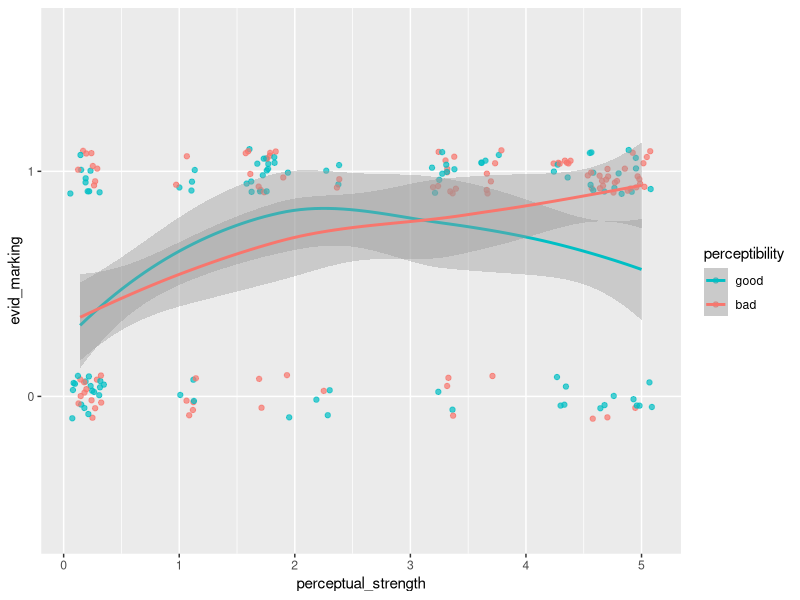
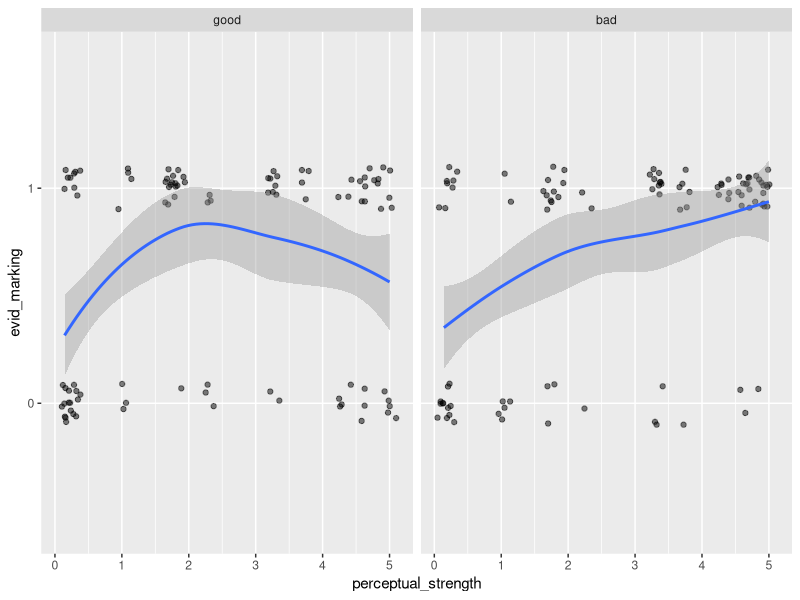
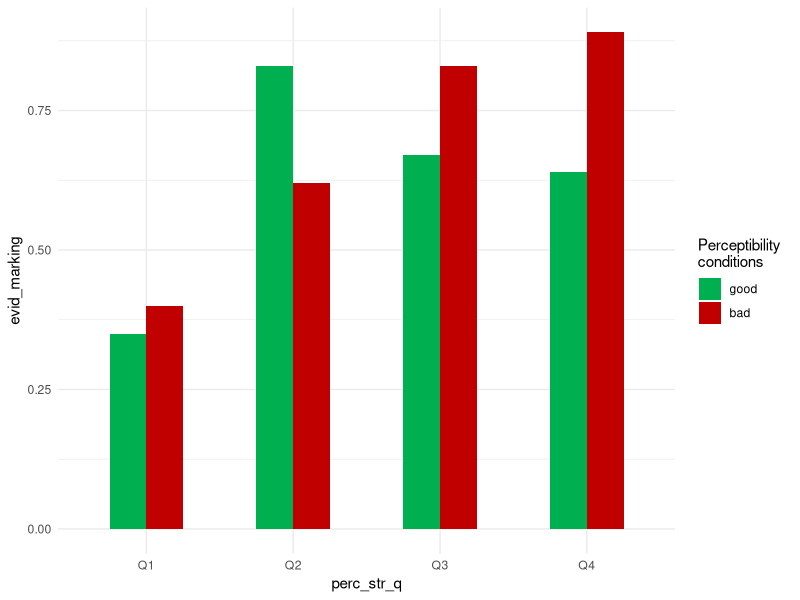

The R source for these figures, in order:
## ---- chunk 1
library(lmerTest)
library(ggplot2)
library(ordinal)
library(tidyverse)
library(broom)
## ---- chunk 2
read_csv("EvidentialConfidenceSpeaker.csv") -> rawdata

rawdata <- rawdata %>% 
  rename(timestamp = Timestamp,
         ProlificID = "Enter your Prolific ID.",
         birthmonth = "Select your birth month.")

data <- rawdata %>% 
  pivot_longer(!timestamp:birthmonth, names_to = "context", values_to = "response",
               values_drop_na = TRUE)

#Identify lists
data <- data %>% 
  mutate(list = case_when(birthmonth == "January" | birthmonth =="July" ~ 1,
                          birthmonth == "February" | birthmonth =="August" ~ 2,
                          birthmonth == "March" | birthmonth =="September" ~ 3,
                          birthmonth == "April" | birthmonth =="October" ~ 4,
                          birthmonth == "May" | birthmonth =="November" ~ 5,
                          birthmonth == "June" | birthmonth =="December" ~ 6,
                          ))

#Identify conditions
data <- data %>% 
  separate(context,into = c("sense","perceptibility","property"),sep="_") %>% 
  separate(property, into = c("property"),sep="[.]")

data <- data %>% mutate(participant = match(ProlificID, unique(ProlificID)))

data <- data %>% select(!timestamp:birthmonth)

data %>% mutate_if(is.character,str_replace_all,pattern="mix",replacement="filler") %>% 
  mutate_if(is.character,str_replace_all,pattern="smell",replacement="filler") %>%
  mutate_if(is.character,str_replace_all,pattern="sign",replacement="filler") -> data

data %>% group_by(list) %>% tally(n()/12)

data %>% group_by(sense,perceptibility) %>% tally()

#Identify response types
data <- data %>% 
  mutate(response_type = if_else(
    str_detect(string=response, pattern="It's"),"bare","evidential"))

data %>% group_by(sense,response_type) %>% tally()
data %>% group_by(perceptibility,response_type) %>% tally()

cleandata <- data %>% 
  select(participant,sense,perceptibility,property,response_type) %>% 
  filter(sense!="filler") %>% 
  mutate(response_type=factor(response_type, levels=c("bare","evidential")),
         perceptibility=factor(perceptibility, levels=c("good","bad")),
         sense=factor(sense))


## ---- chunk 3
read_csv("AdjMod.csv") -> AdjMod
AdjMod  %>%  
  select(Property,VisualStrengthMean,AuditoryStrengthMean,HapticStrengthMean) %>% 
  rename(property=Property,
         VisStr=VisualStrengthMean,
         AudStr=AuditoryStrengthMean,
         HapStr=HapticStrengthMean)-> AdjMod

left_join(cleandata,AdjMod,by="property") -> cleandata

#Match modality strength to evidence type
cleandata %>% 
  mutate(perceptual_strength = case_when(
    sense == "auditory" ~ AudStr,
    sense == "haptic" ~ HapStr,
    sense == "visual" ~ VisStr)) -> cleandata

cleandata %>% select(sense,VisStr:perceptual_strength)

#Standardize & square modality strength
cleandata <- cleandata %>% 
  mutate(perc_str_c = perceptual_strength-mean(perceptual_strength)) %>% 
  mutate(perc_str_z = perc_str_c / sd(perc_str_c)) %>% 
  mutate(perc_str_zsq = perc_str_z^2)

#Responses into 1 & 0
cleandata <- cleandata %>% 
  select(!VisStr:HapStr) %>% 
  mutate(evid_marking = if_else(response_type=="evidential",1,0)) %>% 
  mutate(evid_marking = as.integer(evid_marking),
         response_type = as.factor(response_type))
## ---- chunk 4
cleandata %>% 
  group_by(sense,perceptibility) %>% 
  summarize("p(marking)"=round(mean(evid_marking),2)) %>%
  ungroup()

#Perceptual strength by quadrants
quantile(cleandata$perceptual_strength)

cleandata <- cleandata %>% 
  mutate(perc_str_q = case_when(perceptual_strength >= 
                                    quantile(perceptual_strength)[4]~ "Q4",
                                  perceptual_strength >= 
                                    quantile(perceptual_strength)[3] &
                                    perceptual_strength < 
                                    quantile(perceptual_strength)[4]~ "Q3",
                                  perceptual_strength >= 
                                    quantile(perceptual_strength)[2] &
                                    perceptual_strength < 
                                    quantile(perceptual_strength)[3]~ "Q2",
                                  perceptual_strength < 
                                    quantile(perceptual_strength)[2]~ "Q1")) 

cleandata %>% 
  group_by(perceptibility,perc_str_q) %>%
  summarize("p(marking)"=round(mean(evid_marking),2),n=n()) %>% 
  ungroup()
## ---- chunk 5
#Scatter plots
cleandata %>% 
  ggplot(aes(x=perceptual_strength, y=evid_marking, color=perceptibility))+
  scale_color_manual(values=c("#00BFC4","#F8766D"))+
  geom_point(position = position_jitter(height=0.1, width=0.1), alpha=0.7)+
  scale_y_discrete(limits=c(1,0))+
  geom_smooth()

cleandata %>% 
  ggplot(aes(x=perceptual_strength, y=evid_marking))+
  geom_point(position = position_jitter(height=0.1, width=0.1), alpha=0.5)+
  scale_y_discrete(limits=c(1,0))+
  facet_grid(~ perceptibility)+
  geom_smooth()

#Barplot by quadrant
cleandata %>% 
  group_by(perceptibility,perc_str_q) %>%
  summarize(evid_marking=round(mean(evid_marking),2),n=n()) %>% 
  ungroup()%>%  
  ggplot(aes(x=perc_str_q,y=evid_marking, fill=perceptibility))+
  geom_col(position="dodge",width=.5)+
  scale_fill_manual(values=c("#00B050","#C00000"),name="Perceptibility 
conditions") +
  theme_minimal()

## ---- chunk 6
#dummy coding: bare utterance & good perceptibility as baseline
levels(cleandata$response_type)
contrasts(cleandata$response_type)

levels(cleandata$perceptibility)
contrasts(cleandata$perceptibility)

#sum / effect coding: visual as reference
levels(cleandata$sense)
contrasts(cleandata$sense) <- contr.sum(3)

#model w/ polynomial
speaker1 <- glmer(response_type ~ perc_str_z + perc_str_zsq + perceptibility + sense +
                    perceptibility:perc_str_z + perceptibility:perc_str_zsq +
                    (1|participant) + (1|property),
                  data = cleandata, family = "binomial")
summary(speaker1)
